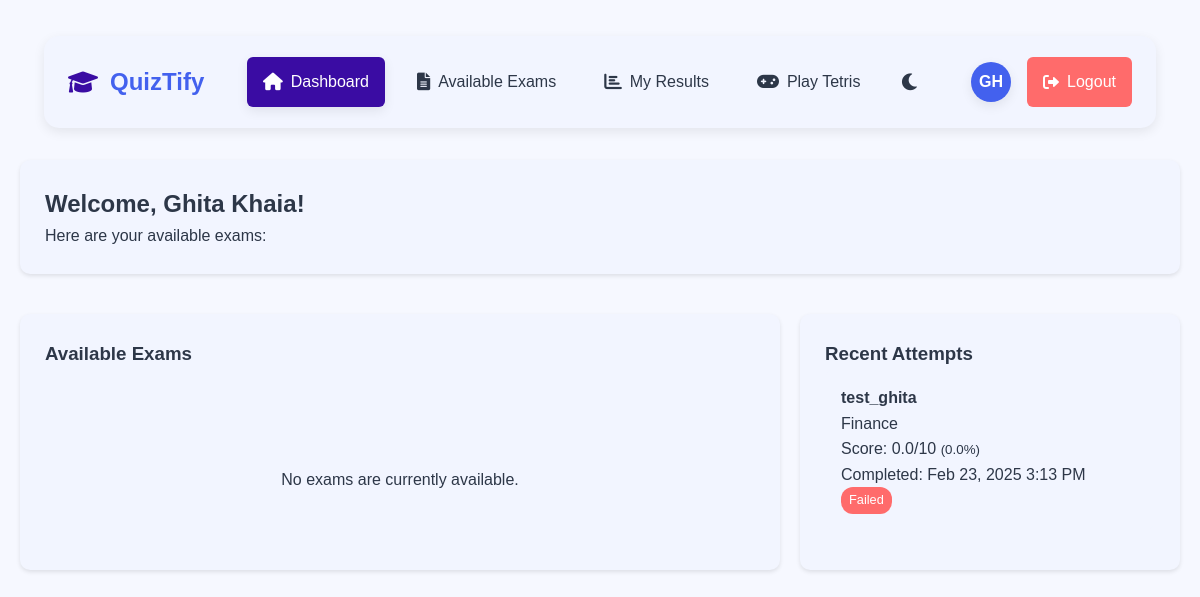
The page /student/dashboard.php (signed in) on the database as committed earlier.
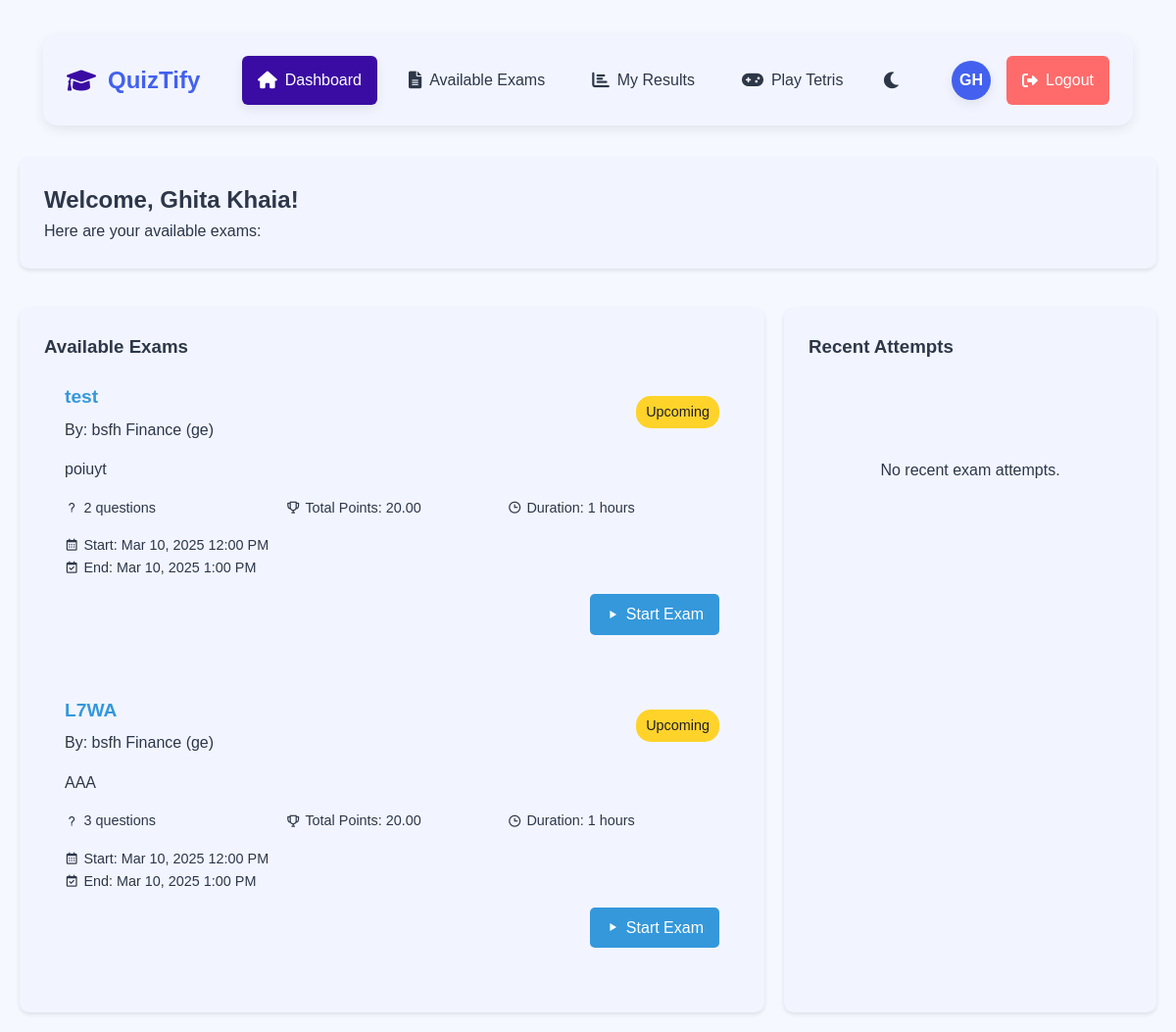
The same page on the database as committed later.
### tables this page shows
CREATE TABLE `exam_attempts` (
  `id` int(11) NOT NULL,
  `exam_id` int(11) NOT NULL,
  `student_id` int(11) NOT NULL,
  `start_time` datetime NOT NULL,
  `end_time` datetime DEFAULT NULL,
  `is_completed` tinyint(1) DEFAULT 0,
  `score` decimal(5,2) DEFAULT NULL,
  `graded_by` int(11) DEFAULT NULL,
  `created_at` timestamp NOT NULL DEFAULT current_timestamp(),
  `published` tinyint(1) NOT NULL DEFAULT 0,
  `teacher_feedback` text DEFAULT NULL,
  `graded_at` timestamp NULL DEFAULT NULL,
  `violations` int(11) DEFAULT 0
);

CREATE TABLE `exams` (
  `id` int(11) NOT NULL,
  `title` varchar(255) NOT NULL,
  `description` text DEFAULT NULL,
  `is_published` tinyint(1) NOT NULL DEFAULT 0,
  `start_date` datetime NOT NULL,
  `end_date` datetime NOT NULL,
  `created_by` int(11) NOT NULL,
  `created_at` timestamp NOT NULL DEFAULT current_timestamp(),
  `total_points` enum('10','20','40','100') NOT NULL DEFAULT '10',
  `attempts_allowed` int(11) NOT NULL DEFAULT 1,
  `passing_score` int(11) NOT NULL DEFAULT 60,
  `has_timer` tinyint(1) DEFAULT 0,
  `duration_minutes` int(11) DEFAULT NULL
);

CREATE TABLE `classrooms` (
  `id` int(11) NOT NULL,
  `teacher_id` int(11) NOT NULL,
  `name` varchar(100) NOT NULL,
  `department` varchar(100) NOT NULL,
  `description` text DEFAULT NULL,
  `created_at` timestamp NOT NULL DEFAULT current_timestamp()
);

CREATE TABLE `users` (
  `id` int(11) NOT NULL,
  `username` varchar(50) NOT NULL,
  `password` varchar(255) NOT NULL,
  `email` varchar(100) NOT NULL,
  `role` enum('admin','teacher','student') NOT NULL DEFAULT 'student',
  `department` varchar(100) DEFAULT NULL,
  `status` enum('active','inactive') NOT NULL DEFAULT 'active',
  `full_name` varchar(100) NOT NULL,
  `created_at` timestamp NOT NULL DEFAULT current_timestamp(),
  `last_login` timestamp NULL DEFAULT NULL,
  `classroom_id` int(11) DEFAULT NULL,
  `is_approved` tinyint(1) DEFAULT 0
);

### student/dashboard.php (the view, shortened to what the changed rows need)
<?php
try {
    $conn = getDBConnection();
    $student_id = $_SESSION['user_id'];
    $stmt = $conn->prepare("
        SELECT
            e.*,
            u.full_name as teacher_name,
            COUNT(DISTINCT q.id) as question_count,
            c.name as classroom_name,
            c.department,
            (
                SELECT COUNT(*)
                FROM exam_attempts
                WHERE exam_id = e.id AND student_id = ? AND is_completed = 1
            ) as attempts_taken,
            SUM(q.points) as total_points
        FROM exams e
        JOIN users u ON e.created_by = u.id
        JOIN exam_classrooms ec ON e.id = ec.exam_id
        JOIN classrooms c ON ec.classroom_id = c.id
        JOIN classroom_students cs ON c.id = cs.classroom_id
        LEFT JOIN questions q ON e.id = q.exam_id
        WHERE e.is_published = 1
        AND cs.student_id = ?
        AND e.end_date >= NOW()
        GROUP BY e.id
        ORDER BY e.start_date ASC
    ");
    $stmt->execute([$student_id, $student_id]);
    $availableExams = $stmt->fetchAll(PDO::FETCH_ASSOC);
    $stmt = $conn->prepare("
        SELECT
            ea.id as attempt_id,
            ea.start_time,
            ea.end_time,
            ea.score,
            e.title,
            e.total_points,
            c.name as classroom_name
        FROM exam_attempts ea
        JOIN exams e ON ea.exam_id = e.id
        JOIN exam_classrooms ec ON e.id = ec.exam_id
        JOIN classrooms c ON ec.classroom_id = c.id
        WHERE ea.student_id = ?
        AND ea.is_completed = 1
        ORDER BY ea.end_time DESC
        LIMIT 5
    ");
    $stmt->execute([$student_id]);
    $recentAttempts = $stmt->fetchAll(PDO::FETCH_ASSOC);
} catch (Exception $e) {
    error_log("Error in dashboard.php: " . $e->getMessage());
    $availableExams = [];
    $recentAttempts = [];
}
?>
<!DOCTYPE html>
<html lang="en">
<head>
    <link href='https://unpkg.com/boxicons@2.1.4/css/boxicons.min.css' rel='stylesheet'>
</head>
<body>
    <div class="container">
        <?php include '../includes/student-nav.php'; ?>
        <div class="content">
            <div class="welcome-section">
                <h2>Welcome, <?php echo htmlspecialchars($_SESSION['full_name']); ?>!</h2>
            </div>
            <div class="exam-list">
                <?php if (empty($availableExams)): ?>
                    <div class="empty-state">
                        <i class='bx bx-book-open'></i>
                        <p>No exams are currently available.</p>
                    </div>
                <?php else: ?>
                    <?php foreach ($availableExams as $exam): ?>
                        <div class="exam-card">
                            <div class="exam-header">
                                <div>
                                    <h3 class="exam-title"><?php echo htmlspecialchars($exam['title']); ?></h3>
                                    <div class="exam-meta">
                                        <span class="teacher-name">By: <?php echo htmlspecialchars($exam['teacher_name']); ?></span>
                                        <span class="classroom-name"><?php echo htmlspecialchars($exam['classroom_name']); ?>
                                            (<?php echo htmlspecialchars($exam['department']); ?>)</span>
                                    </div>
                                </div>
                                <?php
                                $now = new DateTime();
                                $startTime = new DateTime($exam['start_date']);
                                $endTime = new DateTime($exam['end_date']);
                                if ($now < $startTime) {
                                    echo '<span class="exam-status status-upcoming">Upcoming</span>';
                                } elseif ($now <= $endTime) {
                                    echo '<span class="exam-status status-active">Active</span>';
                                } else {
                                    echo '<span class="exam-status status-expired">Expired</span>';
                                }
                                ?>
                            </div>
                            <p><?php echo htmlspecialchars($exam['description']); ?></p>
                            <div class="exam-stats">
                                <div class="exam-stat-item">
                                    <i class='bx bx-question-mark'></i>
                                    <span><?php echo $exam['question_count']; ?> questions</span>
                                </div>
                                <div class="exam-stat-item">
                                    <i class='bx bx-trophy'></i>
                                    <span>Total Points: <?php echo $exam['total_points']; ?></span>
                                </div>
                                <div class="exam-stat-item">
                                    <i class='bx bx-time'></i>
                                    <span>Duration: <?php
                                        $duration = round((strtotime($exam['end_date']) - strtotime($exam['start_date'])) / 3600, 1);
                                        echo $duration . ' hours';
                                    ?></span>
                                </div>
                            </div>
                            <div class="exam-dates">
                                <div class="exam-stat-item">
                                    <i class='bx bx-calendar'></i>
                                    <span>Start: <?php echo $startTime->format('M j, Y g:i A'); ?></span>
                                </div>
                                <div class="exam-stat-item">
                                    <i class='bx bx-calendar-check'></i>
                                    <span>End: <?php echo $endTime->format('M j, Y g:i A'); ?></span>
                                </div>
                            </div>
                            <div class="exam-actions">
                                <?php if ($now > $endTime): ?>
                                    <button class="btn-start" disabled>
                                        <i class='bx bx-x-circle'></i> Exam Expired
                                    </button>
                                <?php elseif ($exam['attempts_taken'] >= $exam['attempts_allowed']): ?>
                                    <button class="btn-start" disabled>
                                        <i class='bx bx-x-circle'></i> No Attempts Left
                                    </button>
                                <?php else: ?>
                                    <a href="take-exam.php?id=<?php echo $exam['id']; ?>" class="btn-start">
                                        <i class='bx bx-play'></i> Start Exam
                                    </a>
                                <?php endif; ?>
                            </div>
                        </div>
                    <?php endforeach; ?>
                <?php endif; ?>
            </div>
            <div class="recent-attempts">
                <?php if (!empty($recentAttempts)): ?>
                    <?php foreach ($recentAttempts as $attempt): ?>
                        <div class="attempt-card">
                            <h4><?php echo htmlspecialchars($attempt['title']); ?></h4>
                            <p class="classroom-name"><?php echo htmlspecialchars($attempt['classroom_name']); ?></p>
                            <p>
                                Score:
                                <?= number_format(($attempt['score'] / 100) * $attempt['total_points'], 1) ?>/<?= $attempt['total_points'] ?>
                                <small class="percentage">(<?= number_format($attempt['score'], 1) ?>%)</small>
                            </p>
                            <p>Completed: <?php echo date('M j, Y g:i A', strtotime($attempt['end_time'])); ?></p>
                            <span class="badge <?php echo ($attempt['score'] >= ($attempt['total_points'] * 0.5)) ? 'badge-success' : 'badge-danger'; ?>">
                                <?php echo ($attempt['score'] >= ($attempt['total_points'] * 0.5)) ? 'Passed' : 'Failed'; ?>
                            </span>
                        </div>
                    <?php endforeach; ?>
                <?php else: ?>
                    <div class="empty-state">
                        <i class='bx bx-history'></i>
                        <p>No recent exam attempts.</p>
                    </div>
                <?php endif; ?>
            </div>
        </div>
    </div>
</body>
</html>

Rows that differ between the two databases and show on the page:
removed exam_attempts: exam.title "test_ghita", classrooms.name "Finance", ($attempt['score']/100)*$attempt['total_points'] "0.0", exam.total_points "10", score "0.0", end_time "Feb 23, 2025 3:13 PM", shows "Failed"
added exams: title "test", created_by.full_name "bsfh", classroom_name "Finance", department "ge", shows "Upcoming", description "poiuyt", question_count "2", total_points "20.00", duration "1", start_date "Mar 10, 2025 12:00 PM", end_date "Mar 10, 2025 1:00 PM"
added exams: title "L7WA", created_by.full_name "bsfh", classroom_name "Finance", department "ge", shows "Upcoming", description "AAA", question_count "3", total_points "20.00", duration "1", start_date "Mar 10, 2025 12:00 PM", end_date "Mar 10, 2025 1:00 PM"
Other text that changed with them:
text no longer shown: "No exams are currently available."
text now shown: "No recent exam attempts."
